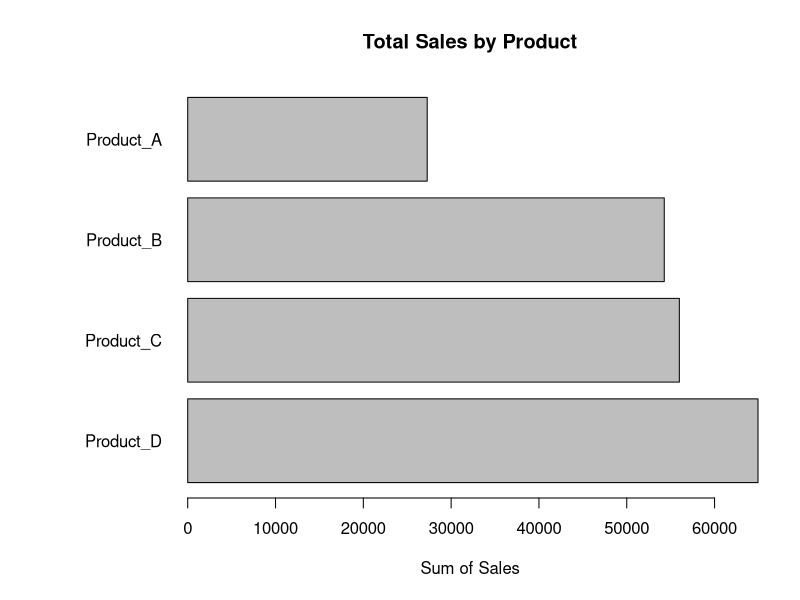
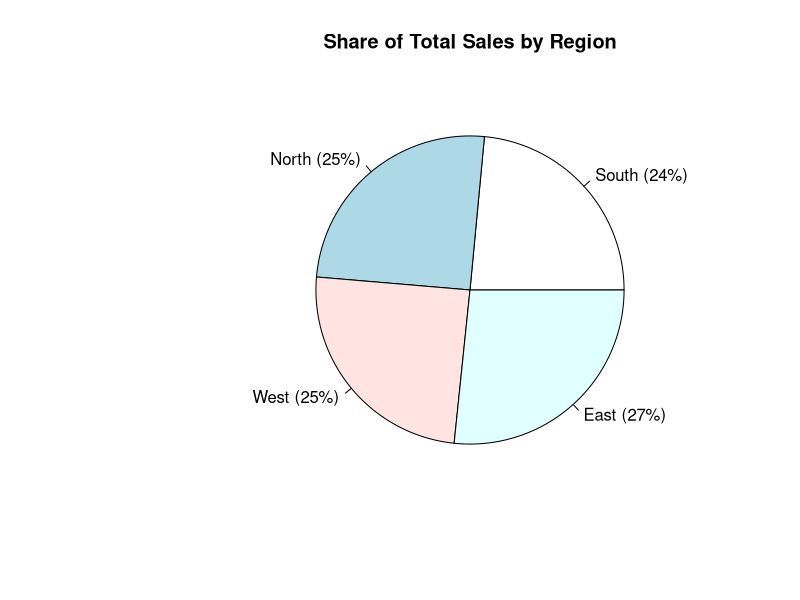
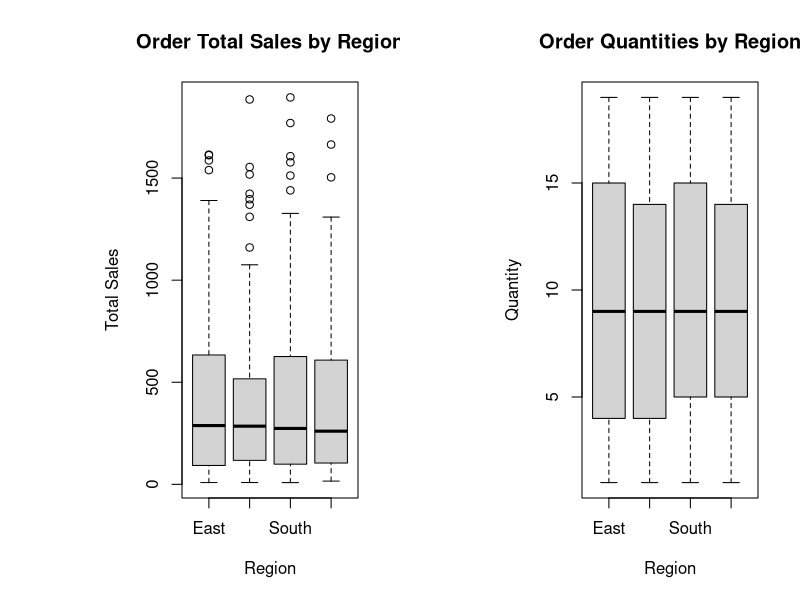
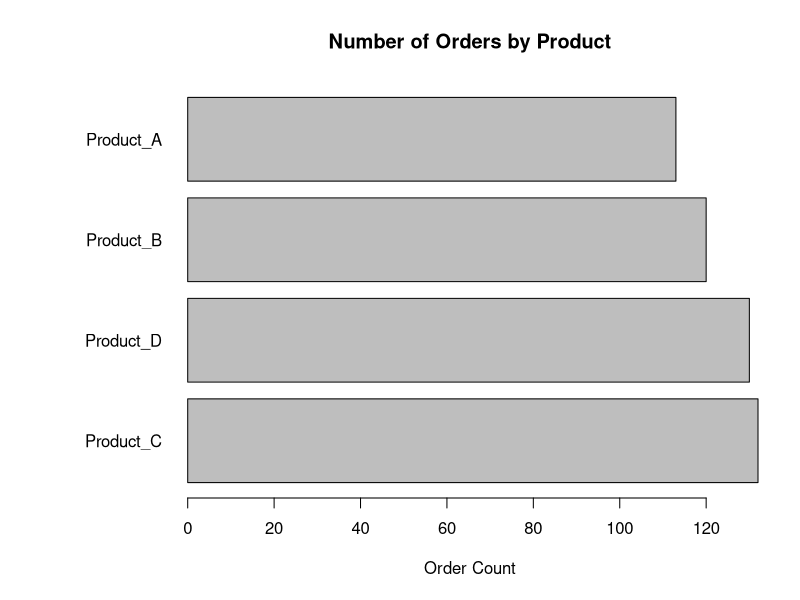
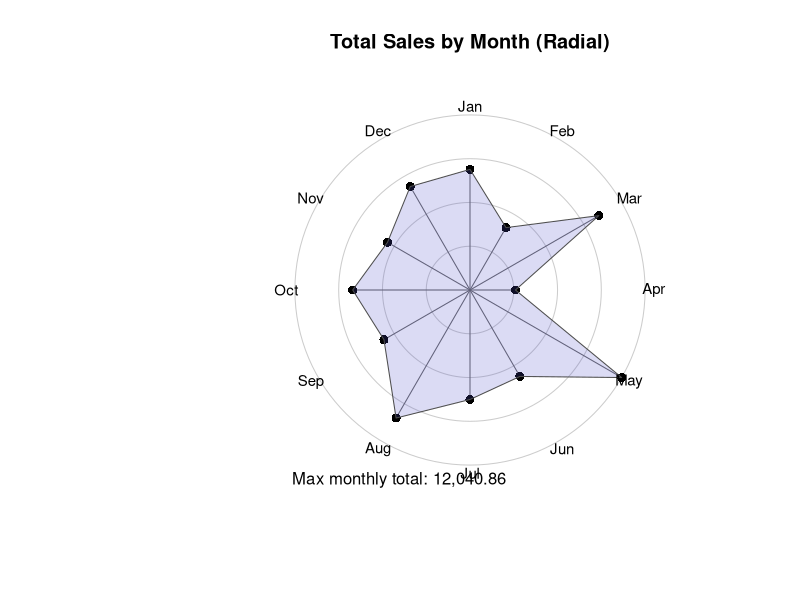

Here is the R script that generated these plots, in order:
## ---- chunk 1
sales <- read.csv("sales_data_sample.csv", stringsAsFactors = FALSE)
sales$OrderDate <- as.Date(sales$OrderDate)
sales$Region <- factor(sales$Region)
sales$Product <- factor(sales$Product)
## ---- chunk 2
products <- unique(sales$Product)
sales_by_product <- data.frame(Product = products, TotalSales = 0)
for (p in products) {
    sales_by_product$TotalSales[sales_by_product$Product == p] <- sum(sales$TotalSales[sales$Product == p], na.rm = TRUE)
}
ord <- order(sales_by_product$TotalSales, decreasing = TRUE)
sales_by_product <- sales_by_product[ord, ]
par(mar = c(5, 9, 4, 2) + 0.1)
barplot(
    height = sales_by_product$TotalSales,
    names.arg = sales_by_product$Product,
    horiz = TRUE, las = 1,
    main = "Total Sales by Product",
    xlab = "Sum of Sales"
)
## ---- chunk 3
regions <- unique(sales$Region)
sales_by_region <- numeric(length(regions))
names(sales_by_region) <- regions
for (i in seq_along(regions)) {
    sales_by_region[i] <- sum(sales$TotalSales[sales$Region == regions[i]], na.rm = TRUE)
}
region_prop <- sales_by_region / sum(sales_by_region)
labels <- paste0(names(sales_by_region), " (", round(region_prop * 100), "%)")
pie(sales_by_region,
    labels = labels,
    main = "Share of Total Sales by Region"
)
## ---- chunk 4
par(mfrow = c(1, 2))
boxplot(TotalSales ~ Region,
    data = sales,
    main = "Order Total Sales by Region",
    xlab = "Region", ylab = "Total Sales", outline = TRUE
)
boxplot(Quantity ~ Region,
    data = sales,
    main = "Order Quantities by Region",
    xlab = "Region", ylab = "Quantity", outline = TRUE
)
par(mfrow = c(1, 1))
## ---- chunk 5
counts_by_product <- table(sales$Product)
par(mar = c(5, 9, 4, 2) + 0.1)
barplot(counts_by_product[order(counts_by_product, decreasing = TRUE)],
    horiz = TRUE, las = 1,
    main = "Number of Orders by Product",
    xlab = "Order Count"
)
## ---- chunk 6
month_levels <- month.abb
sales$MonthAbb <- factor(format(sales$OrderDate, "%b"), levels = month_levels)
monthly_totals <- tapply(sales$TotalSales, sales$MonthAbb, function(x) sum(x, na.rm = TRUE))
monthly_totals[is.na(monthly_totals)] <- 0
r <- as.numeric(monthly_totals)
if (all(r == 0)) {
    r_scaled <- rep(0, length(r))
} else {
    r_scaled <- r / max(r)
}
theta <- seq(from = pi / 2, to = pi / 2 - 2 * pi + (2 * pi / 12), length.out = 12)
par(pty = "s")
plot(NA, NA,
    xlim = c(-1.1, 1.1), ylim = c(-1.1, 1.1),
    xlab = "", ylab = "", axes = FALSE,
    main = "Total Sales by Month (Radial)"
)
symbols(rep(0, 4), rep(0, 4), circles = c(1, 0.75, 0.5, 0.25), inches = FALSE, add = TRUE, fg = "grey80")
for (i in 1:12) {
    x <- r_scaled[i] * cos(theta[i])
    y <- r_scaled[i] * sin(theta[i])
    segments(0, 0, x, y, col = "grey40")
    points(x, y, pch = 16, cex = 1.2)
}
xp <- r_scaled * cos(theta)
yp <- r_scaled * sin(theta)
polygon(xp, yp, border = "grey30", col = rgb(0.3, 0.3, 0.8, 0.2))
label_radius <- 1.05
for (i in 1:12) {
    text(label_radius * cos(theta[i]), label_radius * sin(theta[i]),
        labels = month_levels[i], cex = 0.9
    )
}
legend("bottomleft",
    legend = paste0("Max monthly total: ", format(max(r), big.mark = ",")),
    bty = "n"
)
